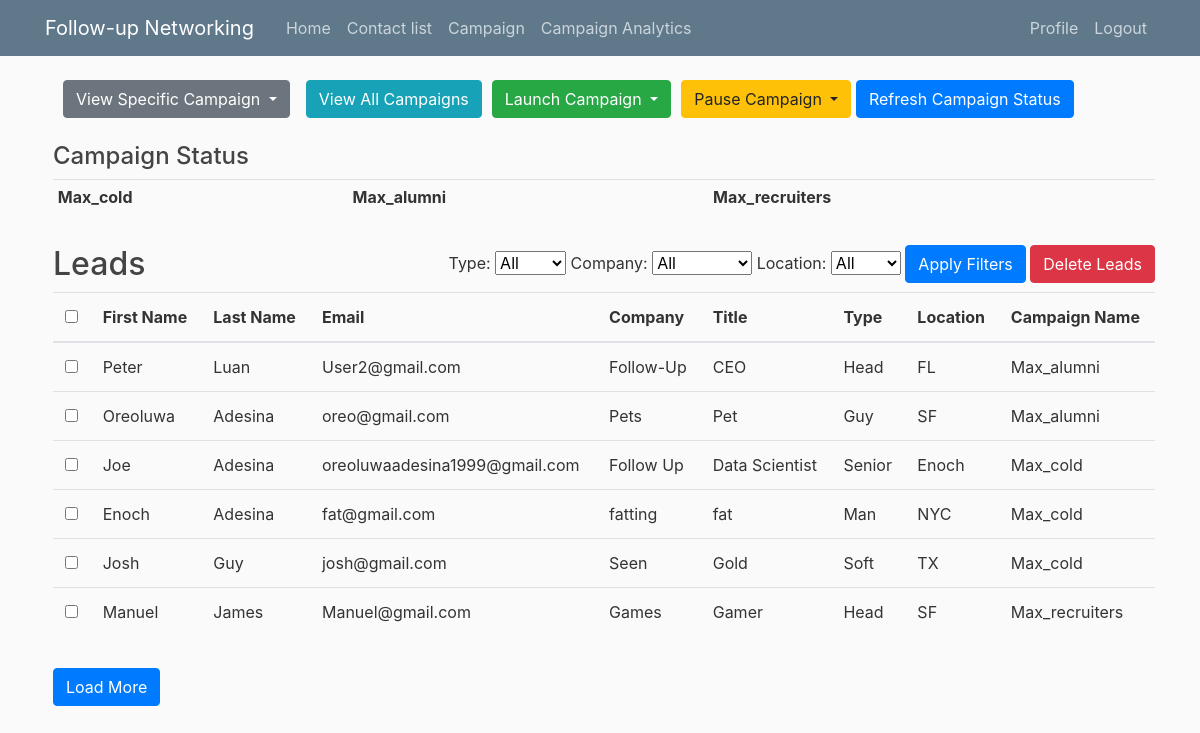
The page /campaign/ (signed in) on the database its author committed.
### contacts/models.py (models this page shows, shortened)
class Campaign_Emails(models.Model):
    user = models.ForeignKey(User, on_delete=models.CASCADE, default=1)
    email = models.EmailField()
    first_name = models.CharField(max_length=100, default='')
    last_name = models.CharField(max_length=100, default='')
    company = models.CharField(max_length=100, default='')
    type = models.CharField(max_length=100, default='')
    location = models.CharField(max_length=100, default='None')
    title = models.CharField(max_length=100, default='')
    campaign_name = models.CharField(max_length=255, default='')

### contacts/views.py (the view)
# urls.py: path('campaign/', views.campaign_page, name='campaign_page'),
@login_required
def campaign_page(request):
    user_campaigns = Campaign.objects.filter(user=request.user)
    campaign_emails = Campaign_Emails.objects.filter(campaign_name__in=user_campaigns.values_list('name', flat=True)).order_by('campaign_name')
    distinct_campaigns = user_campaigns.values_list('name', flat=True).distinct()
    distinct_types = Contact.objects.values_list('type', flat=True).distinct()
    distinct_companies = Contact.objects.values_list('company', flat=True).distinct()
    distinct_locations = Contact.objects.values_list('location', flat=True).distinct()
    return render(request, 'campaign.html', {
        'campaign_emails': campaign_emails,
        'distinct_campaigns': distinct_campaigns,
        'distinct_types': distinct_types,
        'distinct_companies': distinct_companies,
        'distinct_locations': distinct_locations
    })

### contacts/templates/campaign.html (shortened to what this page needs)
{% extends 'base.html' %}
{% block content %}
    <form method="post" action="{% url 'delete_selected_leads' %}">
        <div class="ml-2">
            <div class="d-flex align-items-center">
                <div class="dropdown", style="margin-left: 10px;">
                    <button class="btn btn-secondary dropdown-toggle" type="button" id="viewCampaignDropdown" data-toggle="dropdown" aria-haspopup="true" aria-expanded="false">
                        View Specific Campaign
                    </button>
                </div>
                <button class="btn btn-info ml-3" id="viewAllButton">View All Campaigns</button>
                <div class="dropdown" style="margin-left: 10px;">
                    <button class="btn btn-success dropdown-toggle" type="button" id="launchCampaignDropdown" data-toggle="dropdown" aria-haspopup="true" aria-expanded="false">
                        Launch Campaign
                    </button>
                </div>
                <div class="dropdown" style="margin-left: 10px;">
                    <button class="btn btn-warning dropdown-toggle" type="button" id="pauseCampaignDropdown" data-toggle="dropdown" aria-haspopup="true" aria-expanded="false">
                        Pause Campaign
                    </button>
                    <button id="refreshStatusButton" class="btn btn-primary">Refresh Campaign Status</button>
                </div>
            </div>
            <div class="mt-4">
                <h4>Campaign Status</h4>
                <div class="table-responsive">
                    <table class="table table-sm">
                        <tbody>
                            <tr>
                                {% for campaign in distinct_campaigns %}
                                    <td class="smaller-text">
                                        <strong>{{ campaign }}</strong><br>
                                    </td>
                                {% endfor %}
                            </tr>
                        </tbody>
                    </table>
                </div>
            </div>
            <div class="filter-menu float-right mt-3">
                <label for="typeFilter">Type:</label>
                <select id="typeFilter">
                    <option value="">All</option>
                </select>
                <label for="companyFilter">Company:</label>
                <select id="companyFilter">
                    <option value="">All</option>
                </select>
                <label for="locationFilter">Location:</label>
                <select id="locationFilter">
                    <option value="">All</option>
                </select>
                <button id="applyFilterButton" class="btn btn-primary">Apply Filters</button>
                <button class="btn btn-danger" id="deleteLeadsButton" type="submit">Delete Leads</button>
            </div>
            <div id="campaignContent" class="mt-3">
                <h2>Leads</h2>
                <div id="campaignEmailsContainer">
                    <table class="table">
                        <thead>
                            <tr>
                                <th><input type="checkbox" id="selectAllCheckbox"></th>
                                <th>First Name</th>
                                <th>Last Name</th>
                                <th>Email</th>
                                <th>Company</th>
                                <th>Title</th>
                                <th>Type</th>
                                <th>Location</th>
                                <th>Campaign Name</th>
                            </tr>
                        </thead>
                        <tbody id="campaignEmailsTableBody">
                            {% for email_entry in campaign_emails %}
                                <tr data-campaign="{{ email_entry.campaign_name }}">
                                    <td><input type="checkbox" class="rowCheckbox" name="lead_ids" value="{{ email_entry.id }}"></td>
                                    <td>{{ email_entry.first_name }}</td>
                                    <td>{{ email_entry.last_name }}</td>
                                    <td>{{ email_entry.email }}</td>
                                    <td>{{ email_entry.company }}</td>
                                    <td>{{ email_entry.title }}</td>
                                    <td>{{ email_entry.type }}</td>
                                    <td>{{ email_entry.location }}</td>
                                    <td>{{ email_entry.campaign_name }}</td>
                                </tr>
                            {% endfor %}
                        </tbody>
                    </table>
                </div>
                <button class="btn btn-primary mt-3" id="loadMoreButton">Load More</button>
            </div>
        </div>
    </form>
{% endblock %}

### contacts/static/main.css (style rules this page uses)
body { background: #fafafa; color: #333333; margin-top: 5rem; }
h1, h2, h3, h4, h5, h6 { color: #444444; }

### rows shown on the page
Campaign_Emails: first_name "Peter", last_name "Luan", email "User2@gmail.com", company "Follow-Up", title "CEO", type "Head", location "FL", campaign_name "Max_alumni"
Campaign_Emails: first_name "Oreoluwa", last_name "Adesina", email "oreo@gmail.com", company "Pets", title "Pet", type "Guy", location "SF", campaign_name "Max_alumni"
Campaign_Emails: first_name "Joe", last_name "Adesina", email "oreoluwaadesina1999@gmail.com", company "Follow Up", title "Data Scientist", type "Senior", location "Enoch", campaign_name "Max_cold"
Campaign_Emails: first_name "Enoch", last_name "Adesina", email "fat@gmail.com", company "fatting", title "fat", type "Man", location "NYC", campaign_name "Max_cold"
Campaign_Emails: first_name "Josh", last_name "Guy", email "josh@gmail.com", company "Seen", title "Gold", type "Soft", location "TX", campaign_name "Max_cold"
Campaign_Emails: first_name "Manuel", last_name "James", email "Manuel@gmail.com", company "Games", title "Gamer", type "Head", location "SF", campaign_name "Max_recruiters"

### other values the page prints
{{ campaign }} "Max_cold" "Max_alumni" "Max_recruiters"
